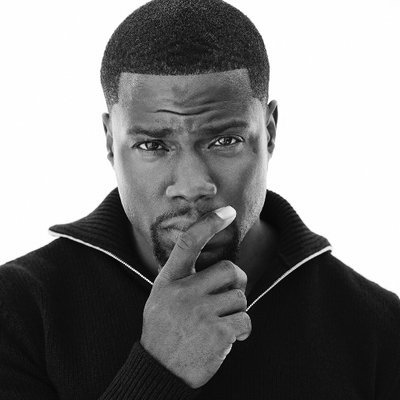
#> input picture Processamento de Imagens/implementacao 1/img/Kevin-hart.jpg, 400 x 400 px
$ jupyter execute implementacao_1.ipynb
#> lines starting #> are read from the running program, lines starting #| are printed output that depends on the picture
#> further down, imagem is the input picture: shape (400, 400); min 0, max 255, mean 130.6
# Interpolação por vizinho mais próximo

## Para redução

[cell 1]
import numpy as np
import cv2
import matplotlib.pyplot as plt

def reduzir_imagem_vizinho_mais_proximo(imagem, escala):
#> called with escala = 0.5
    n_linhas, n_colunas = imagem.shape[:2]
#> n_linhas = 400; n_colunas = 400
    n_linhas_reduzida = int(n_linhas * escala)
#> n_linhas_reduzida = 200
    n_colunas_reduzida = int(n_colunas * escala)
#> n_colunas_reduzida = 200

    imagem_reduzida = np.zeros((n_linhas_reduzida, n_colunas_reduzida), dtype=imagem.dtype)

    for i in range(n_linhas_reduzida):
        for j in range(n_colunas_reduzida):
            # a divisão vai servir para conseguir o indice da imagem original para poder substituir na imagem apliada
            i_original = int(i / escala)
            j_original = int(j / escala)
            imagem_reduzida[i, j] = imagem[i_original, j_original]
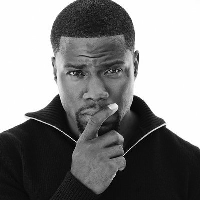
#> imagem_reduzida: shape (200, 200); min 0, max 255, mean 130.8


    return imagem_reduzida

# carrega a imagem
imagem = cv2.imread('img/Kevin-hart.jpg', cv2.IMREAD_GRAYSCALE)

# define o fator escala (quanto vai ampliar, neste caso vai dobrar o tamanho)
escala = 0.5

# chamar a função com o algoritmo de reduçaõ
imagem_reduzida = reduzir_imagem_vizinho_mais_proximo(imagem, escala)

# ,shape vai retornar as dimensões da matriz (linha e coluna)
# .size vai retornar o total de elemtnos
n_linhas, n_colunas = imagem.shape[:2]
#> n_linhas = 400; n_colunas = 400
n_elementos_original = imagem.size
#> n_elementos_original = 160000

n_linhas_reduzida, n_colunas_reduzida = imagem_reduzida.shape[:2]
#> n_linhas_reduzida = 200; n_colunas_reduzida = 200
n_elementos_reduzida = imagem_reduzida.size
#> n_elementos_reduzida = 40000

# printar as informações das matrizes
print(f"Matriz de Pixels da Imagem Original (Escala de Cinza):")
print(f"Linhas: {n_linhas}, Colunas: {n_colunas}, Total de Elementos: {n_elementos_original}")
#| Linhas: 400, Colunas: 400, Total de Elementos: 160000
print(imagem)
#> (printed output is left out)

print(f"\nMatriz de Pixels da Imagem reduzida (Escala de Cinza):")
print(f"Linhas: {n_linhas_reduzida}, Colunas: {n_colunas_reduzida}, Total de Elementos: {n_elementos_reduzida}")
#| Linhas: 200, Colunas: 200, Total de Elementos: 40000
print(imagem_reduzida)
#> (printed output is left out)

# plotar imagens como matrizes bidimensionais
plt.figure(figsize=(12, 6))

plt.subplot(1, 2, 1)
plt.title("Imagem Original (Escala de Cinza)")
plt.imshow(imagem, cmap='gray', interpolation='nearest')
plt.colorbar()

plt.subplot(1, 2, 2)
plt.title("Imagem Reduzida (Escala de Cinza)")
plt.imshow(imagem_reduzida, cmap='gray', interpolation='nearest')
plt.colorbar()

plt.show()
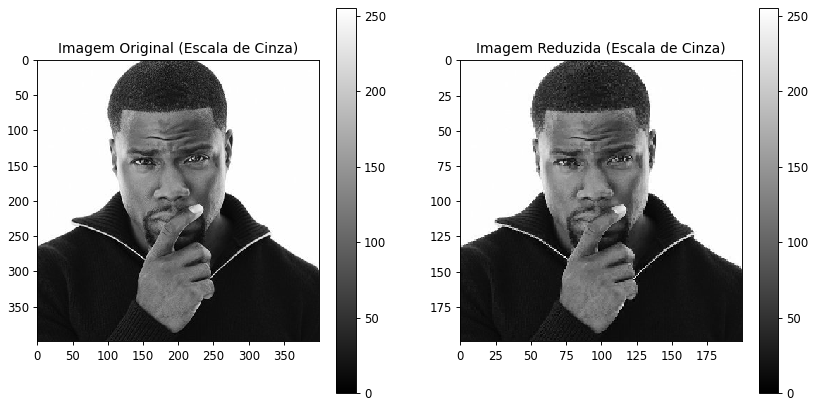
#> figure drawn by matplotlib, 4 panels

# baixar imagem reduzida
cv2.imwrite('img/imagem_reduzida.jpg', imagem_reduzida)
#> Out = True

## Vizinho mais próximo para ampliação

[cell 2]
import numpy as np
import cv2
import matplotlib.pyplot as plt

def ampliar_imagem_vizinho_mais_proximo(imagem, escala):
#> called with escala = 2
    n_linhas, n_colunas = imagem.shape[:2]
#> n_linhas = 400; n_colunas = 400
    n_linhas_ampliada = int(n_linhas * escala)
#> n_linhas_ampliada = 800
    n_colunas_ampliada = int(n_colunas * escala)
#> n_colunas_ampliada = 800

    imagem_ampliada = np.zeros((n_linhas_ampliada, n_colunas_ampliada), dtype=imagem.dtype)

    for i in range(n_linhas_ampliada):
        for j in range(n_colunas_ampliada):
            # a divisão vai servir para conseguir o indice da imagem original para poder substituir na imagem apliada
            i_original = int(i / escala)
            j_original = int(j / escala)
            imagem_ampliada[i, j] = imagem[i_original, j_original]


    return imagem_ampliada

# carrega a imagem
imagem = cv2.imread('img/Kevin-hart.jpg', cv2.IMREAD_GRAYSCALE)

# define o fator escala (quanto vai ampliar, neste caso vai dobrar o tamanho)
escala = 2.0

# chamar a função com o algoritmo de ampliação
imagem_ampliada = ampliar_imagem_vizinho_mais_proximo(imagem, escala)

# ,shape vai retornar as dimensões da matriz (linha e coluna)
# .size vai retornar o total de elemtnos
n_linhas, n_colunas = imagem.shape[:2]
n_elementos_original = imagem.size

n_linhas_ampliada, n_colunas_ampliada = imagem_ampliada.shape[:2]
#> n_linhas_ampliada = 800
n_elementos_ampliada = imagem_ampliada.size

# printar as informações das matrizes
print(f"Matriz de Pixels da Imagem Original (Escala de Cinza):")
print(f"Linhas: {n_linhas}, Colunas: {n_colunas}, Total de Elementos: {n_elementos_original}")
#| Linhas: 400, Colunas: 400, Total de Elementos: 160000
print(imagem)
#> (printed output is left out)

print(f"\nMatriz de Pixels da Imagem Ampliada (Escala de Cinza):")
print(f"Linhas: {n_linhas_ampliada}, Colunas: {n_colunas_ampliada}, Total de Elementos: {n_elementos_ampliada}")
#| Linhas: 800, Colunas: 800, Total de Elementos: 640000
print(imagem_ampliada)
#> (printed output is left out)

# plotar imagens como matrizes bidimensionais
plt.figure(figsize=(12, 6))

plt.subplot(1, 2, 1)
plt.title("Imagem Original (Escala de Cinza)")
plt.imshow(imagem, cmap='gray', interpolation='nearest')
plt.colorbar()

plt.subplot(1, 2, 2)
plt.title("Imagem Ampliada (Escala de Cinza)")
plt.imshow(imagem_ampliada, cmap='gray', interpolation='nearest')
plt.colorbar()

plt.show()

# baixar imagem ampliada
cv2.imwrite('img/imagem_ampliada.jpg', imagem_ampliada)
#> Out = True

# Bilinear Redução

[cell 3]
import numpy as np
import cv2
import matplotlib.pyplot as plt

def reduzir_imagem_bilinear_cinza(imagem, escala):
    # Obter as dimensões da imagem original
#> called with escala = 0.5
    altura_original, largura_original = imagem.shape
    nova_altura = int(altura_original * escala)
    nova_largura = int(largura_original * escala)

    # Inicializa a nova imagem com zeros
    nova_imagem = np.zeros((nova_altura, nova_largura), dtype=np.uint8)

    # Calcula as escalas para x e y
    escala_x = largura_original / nova_largura
    escala_y = altura_original / nova_altura

# [14 lines of commented-out code are left out]
    for linha in range(nova_altura):
        for coluna in range(nova_largura):
            # Mapeia o pixel da nova imagem para a posição correspondente na imagem original
            x_mapeado = (coluna + 0.5) * escala_x - 0.5 # coluna 1
            y_mapeado = (linha + 0.5) * escala_y - 0.5 # linha 0

            # Converte para valores inteiros para acessar os pixels vizinhos
            x_int = int(x_mapeado)
            y_int = int(y_mapeado)

            # Previne o acesso a pixels fora dos limites da imagem original
            x_int = min(x_int, largura_original - 2)
            y_int = min(y_int, altura_original - 2)

            # Calcula as diferenças para interpolação
            x_diferenca = x_mapeado - x_int
            y_diferenca = y_mapeado - y_int

            # Pixels vizinhos
            pixel_topo_esquerda = imagem[y_int, x_int]
            pixel_topo_direita = imagem[y_int, x_int + 1]
            pixel_base_esquerda = imagem[y_int + 1, x_int]
            pixel_base_direita = imagem[y_int + 1, x_int + 1]

            # Calcula a interpolação bilinear
            pixel_interpolado = (
                pixel_topo_esquerda * (1 - x_diferenca) * (1 - y_diferenca) +
                pixel_topo_direita * x_diferenca * (1 - y_diferenca) +
                pixel_base_esquerda * (1 - x_diferenca) * y_diferenca +
                pixel_base_direita * x_diferenca * y_diferenca
            )

            # Define o valor interpolado no pixel da nova imagem
            nova_imagem[linha, coluna] = pixel_interpolado.astype(np.uint8)
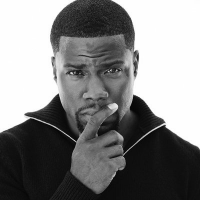
#> nova_imagem: shape (200, 200); min 6, max 255, mean 130.4

    return nova_imagem

# Carregar a imagem em escala de cinza (substitua 'img/Kevin-hart.jpg' pelo caminho da sua imagem)
imagem = cv2.imread('img/Kevin-hart.jpg', cv2.IMREAD_GRAYSCALE)

# Verificar se a imagem foi carregada corretamente
if imagem is None:
    print("Erro ao carregar a imagem.")
else:
    # Definir o fator de escala (por exemplo, reduzir para 50% do tamanho original)
    escala = 0.5

    # Aplicar a redução com interpolação bilinear
    imagem_reduzida = reduzir_imagem_bilinear_cinza(imagem, escala)

    # Mostrar informações da imagem original e da reduzida
    print(f"Dimensões da Imagem Original: {imagem.shape}")
#| Dimensões da Imagem Original: (400, 400)
    print(f"Dimensões da Imagem Reduzida: {imagem_reduzida.shape}")
#| Dimensões da Imagem Reduzida: (200, 200)

    # Visualizar as imagens
    plt.figure(figsize=(12, 6))

    plt.subplot(1, 2, 1)
    plt.title("Imagem Original (Escala de Cinza)")
    plt.imshow(imagem, cmap='gray', interpolation='nearest')
    plt.axis('off')

    plt.subplot(1, 2, 2)
    plt.title("Imagem Reduzida (Bilinear)")
    plt.imshow(imagem_reduzida, cmap='gray', interpolation='nearest')
    plt.axis('off')

    plt.show()
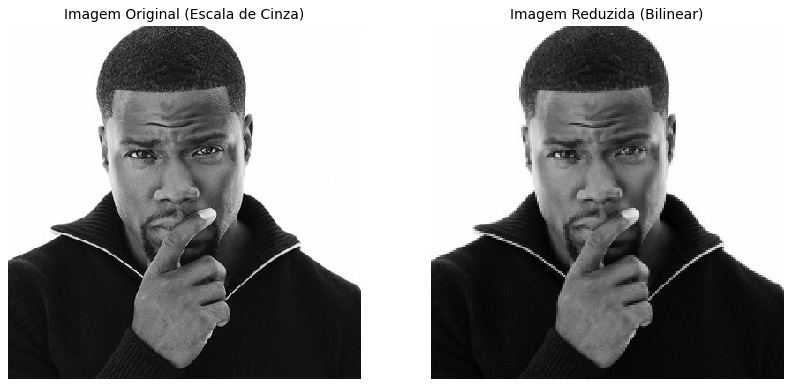
#> figure drawn by matplotlib, 2 panels

    # Salvar a imagem reduzida
    cv2.imwrite('img/imagem_reduzida_bilinear.jpg', imagem_reduzida)

# Bilinear Ampliada

[cell 4]
import numpy as np
import cv2
import matplotlib.pyplot as plt

def reduzir_imagem_bilinear_cinza(imagem, escala):
    # Obter as dimensões da imagem original
#> called with escala = 2
    altura_original, largura_original = imagem.shape
    nova_altura = int(altura_original * escala)
    nova_largura = int(largura_original * escala)

    # Inicializa a nova imagem com zeros
    nova_imagem = np.zeros((nova_altura, nova_largura), dtype=np.uint8)

    # Calcula as escalas para x e y
    escala_x = largura_original / nova_largura #0.5
    escala_y = altura_original / nova_altura

# [14 lines of commented-out code are left out]
    for linha in range(nova_altura):
        for coluna in range(nova_largura):
            # Mapeia o pixel da nova imagem para a posição correspondente na imagem original
            #1,5
            y_mapeado = linha / escala # 1 / 2 = 0.5
            x_mapeado = coluna / escala # 5 / 2 = 2.5

            # Converte para valores inteiros para acessar os pixels vizinhos
            y_int = int(y_mapeado) #0
            x_int = int(x_mapeado) #2

            # Previne o acesso a pixels fora dos limites da imagem original
            y_int = min(y_int, altura_original - 2)
            x_int = min(x_int, largura_original - 2)

            # Calcula as diferenças para interpolação
            y_diferenca = y_mapeado - y_int # 0.5
            x_diferenca = x_mapeado - x_int # 0.5
            # Pixels vizinhos
            pixel_topo_esquerda = imagem[y_int, x_int] # 0,0
            pixel_topo_direita = imagem[y_int, x_int + 1] # 0,1
            pixel_base_esquerda = imagem[y_int + 1, x_int]#1,0
            pixel_base_direita = imagem[y_int + 1, x_int + 1]#1,1


            # Calcula a interpolação bilinear
            pixel_interpolado = (
                pixel_topo_esquerda * (1 - x_diferenca) * (1 - y_diferenca) + #40 * (1 - 0,5) * (1-0.5) 10
                pixel_topo_direita * x_diferenca * (1 - y_diferenca) + # 20 * 0,5 * (1 - 0.5) = 5
                pixel_base_esquerda * (1 - x_diferenca) * y_diferenca + # 54 * (1-0.5) * 0.5 = 13,5
                pixel_base_direita * x_diferenca * y_diferenca # 30 * 0.5 * 0.5 = 7.5
            ) # TOTAL: 36

            # Define o valor interpolado no pixel da nova imagem
            nova_imagem[linha, coluna] = pixel_interpolado.astype(np.uint8)
#> nova_imagem: shape (800, 800)

    return nova_imagem

# Carregar a imagem em escala de cinza (substitua 'img/Kevin-hart.jpg' pelo caminho da sua imagem)
imagem = cv2.imread('img/Kevin-hart.jpg', cv2.IMREAD_GRAYSCALE)

# Verificar se a imagem foi carregada corretamente
if imagem is None:
    print("Erro ao carregar a imagem.")
else:
    # Definir o fator de escala (por exemplo, reduzir para 50% do tamanho original)
    escala = 2

    # Aplicar a redução com interpolação bilinear
    imagem_reduzida = reduzir_imagem_bilinear_cinza(imagem, escala)

    # Mostrar informações da imagem original e da reduzida
    print(f"Dimensões da Imagem Original: {imagem.shape}")
#| Dimensões da Imagem Original: (400, 400)
    print(f"Dimensões da Imagem Reduzida: {imagem_reduzida.shape}")
#| Dimensões da Imagem Reduzida: (800, 800)

    # Visualizar as imagens
    plt.figure(figsize=(12, 6))

    plt.subplot(1, 2, 1)
    plt.title("Imagem Original (Escala de Cinza)")
    plt.imshow(imagem, cmap='gray', interpolation='nearest')
    plt.axis('off')

    plt.subplot(1, 2, 2)
    plt.title("Imagem Ampliada (Bilinear)")
    plt.imshow(imagem_reduzida, cmap='gray', interpolation='nearest')
    plt.axis('off')

    plt.show()

    # Salvar a imagem reduzida
    cv2.imwrite('img/imagem_ampliada_bilinear.jpg', imagem_reduzida)
